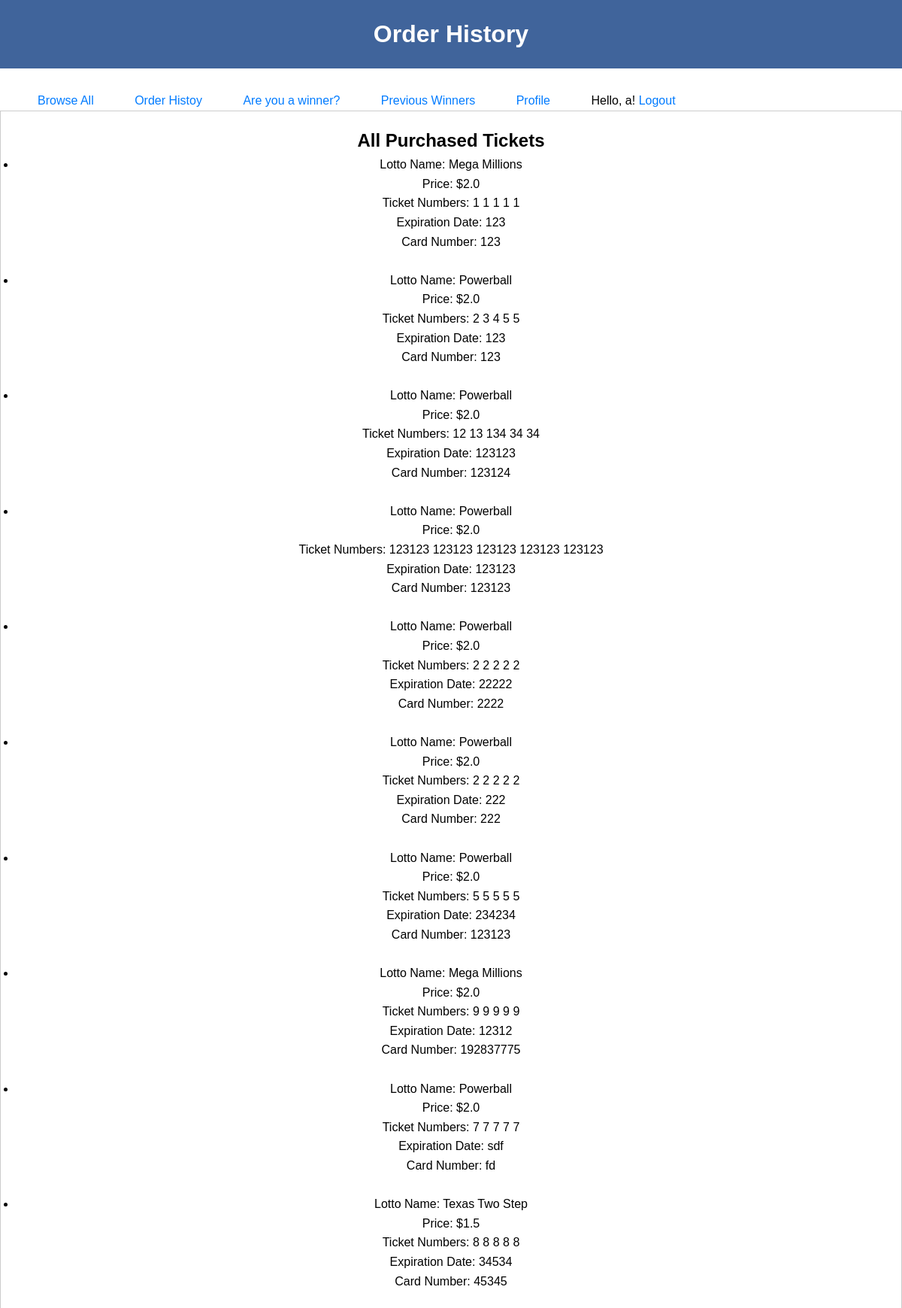
Page /order_history (signed in) on the committed database.
### app.py (models this page shows, shortened)
class User(UserMixin, db.Model):
    id = db.Column(db.Integer, primary_key=True)
    username = db.Column(db.String(80), unique=True, nullable=False)
    password = db.Column(db.String(120), nullable=False)
    birthday = db.Column(db.Date, nullable=False)
    phonenum = db.Column(db.String(15), nullable=False)
    email = db.Column(db.String(120), nullable=False)
    userType = db.Column(db.String(80), nullable=False)

class Ticket(db.Model):
    id = db.Column(db.Integer, primary_key=True)
    user_id = db.Column(db.Integer, db.ForeignKey('user.id'), nullable=False)
    lotto_id = db.Column(db.Integer, db.ForeignKey('lotto.id'), nullable=False)
    ticket_number1 = db.Column(db.Integer, nullable=False)
    ticket_number2 = db.Column(db.Integer, nullable=False)
    ticket_number3 = db.Column(db.Integer, nullable=False)
    ticket_number4 = db.Column(db.Integer, nullable=False)
    ticket_number5 = db.Column(db.Integer, nullable=False)
    card_number = db.Column(db.String(16), nullable=False)
    expiration_date = db.Column(db.String(5), nullable=False)
    billing_address = db.Column(db.String(255), nullable=False)
    user = db.relationship('User', backref='tickets')
    lotto = db.relationship('Lotto', backref='tickets')

class Lotto(db.Model):
    id = db.Column(db.Integer, primary_key=True)
    name = db.Column(db.String(80), unique=True, nullable=False)
    pricePerTicket = db.Column(db.Float(), nullable=False)
    startDate = db.Column(db.Date, nullable=False)
    endDate = db.Column(db.Date, nullable=False)
    description = db.Column(db.String(500), nullable=False)

### app.py (the view)
@app.route('/order_history', methods=['GET'])
def order_history():
    user_id= current_user.id
    tickets = Ticket.query.filter_by(user_id=user_id).all()
    return render_template('order_history.html', tickets=tickets)

### app.py (called while the page is built)
@login_manager.user_loader
def load_user(user_id):
    return User.query.get(int(user_id))

### templates/order_history.html (shortened to what this page needs)
<!DOCTYPE html>
<html lang="en">
<head>
    <link rel="stylesheet" href="{{ url_for('static', filename='styles.css') }}">
</head>
<body>
    <header>
        <h1>Order History</h1>
    </header>
    {% include 'user_nav.html' %}
    <main>
        <h2>All Purchased Tickets</h2>
        <ul>
            {% for ticket in tickets %}
                <li>
                    Lotto Name: {{ ticket.lotto.name }}<br>
                    Price: ${{ ticket.lotto.pricePerTicket }}<br>
                    Ticket Numbers: {{ ticket.ticket_number1 }} {{ ticket.ticket_number2 }} {{ ticket.ticket_number3 }} {{ ticket.ticket_number4 }} {{ ticket.ticket_number4 }}<br>
                    Expiration Date: {{ ticket.expiration_date }}<br>
                    Card Number: {{ ticket.card_number }}<br><br>
                </li>
            {% endfor %}
        </ul>
    </main>
</body>
</html>

### templates/user_nav.html (shortened to what this page needs)
<nav>
    {% if current_user.is_authenticated %}
        <a href="/user_dashboard">Browse All</a>
        <a href="{{ url_for('order_history') }}">Order Histoy</a>
        <a href="{{ url_for('check_winner') }}">Are you a winner?</a>
        <a href="{{ url_for('view_winners') }}">Previous Winners</a>
        <a href="{{ url_for('customer_profile') }}">Profile</a>
        <span>Hello, {{ current_user.username }}!</span>
        <a href="{{ url_for('logout') }}">Logout</a>
    {% else %}
        <span class="nav_space"></span>
        <a href="{{ url_for('signin') }}">Login</a>
    {% endif %}
</nav>

### static/styles.css (style rules this page uses)
body, h1, h2, p, ul, li { margin: 0; padding: 0; }
body { font-family: Arial, sans-serif; font-size: 16px; line-height: 1.6; }
header { background-color: #40649B; color: #fff; padding: 20px; text-align: center; margin-bottom: 30px; }
main { padding: 20px; text-align: center; border: 1px solid #ccc }
a { color: #007bff; text-decoration: none; }

### rows in the picture
User: username "a"
Ticket: lotto.name "Mega Millions", lotto.pricePerTicket "2.0", ticket_number1 "1", ticket_number2 "1", ticket_number3 "1", ticket_number4 "1", expiration_date "123", card_number "123"
Ticket: lotto.name "Powerball", lotto.pricePerTicket "2.0", ticket_number1 "2", ticket_number2 "3", ticket_number3 "4", ticket_number4 "5", expiration_date "123", card_number "123"
Ticket: lotto.name "Powerball", lotto.pricePerTicket "2.0", ticket_number1 "12", ticket_number2 "13", ticket_number3 "134", ticket_number4 "34", expiration_date "123123", card_number "123124"
Ticket: lotto.name "Powerball", lotto.pricePerTicket "2.0", ticket_number1 "123123", ticket_number2 "123123", ticket_number3 "123123", ticket_number4 "123123", expiration_date "123123", card_number "123123"
Ticket: lotto.name "Powerball", lotto.pricePerTicket "2.0", ticket_number1 "2", ticket_number2 "2", ticket_number3 "2", ticket_number4 "2", expiration_date "22222", card_number "2222"
Ticket: lotto.name "Powerball", lotto.pricePerTicket "2.0", ticket_number1 "2", ticket_number2 "2", ticket_number3 "2", ticket_number4 "2", expiration_date "222", card_number "222"
Ticket: lotto.name "Powerball", lotto.pricePerTicket "2.0", ticket_number1 "5", ticket_number2 "5", ticket_number3 "5", ticket_number4 "5", expiration_date "234234", card_number "123123"
Ticket: lotto.name "Mega Millions", lotto.pricePerTicket "2.0", ticket_number1 "9", ticket_number2 "9", ticket_number3 "9", ticket_number4 "9", expiration_date "12312", card_number "192837775"
Ticket: lotto.name "Powerball", lotto.pricePerTicket "2.0", ticket_number1 "7", ticket_number2 "7", ticket_number3 "7", ticket_number4 "7", expiration_date "sdf", card_number "fd"
Ticket: lotto.name "Texas Two Step", lotto.pricePerTicket "1.5", ticket_number1 "8", ticket_number2 "8", ticket_number3 "8", ticket_number4 "8", expiration_date "34534", card_number "45345"
